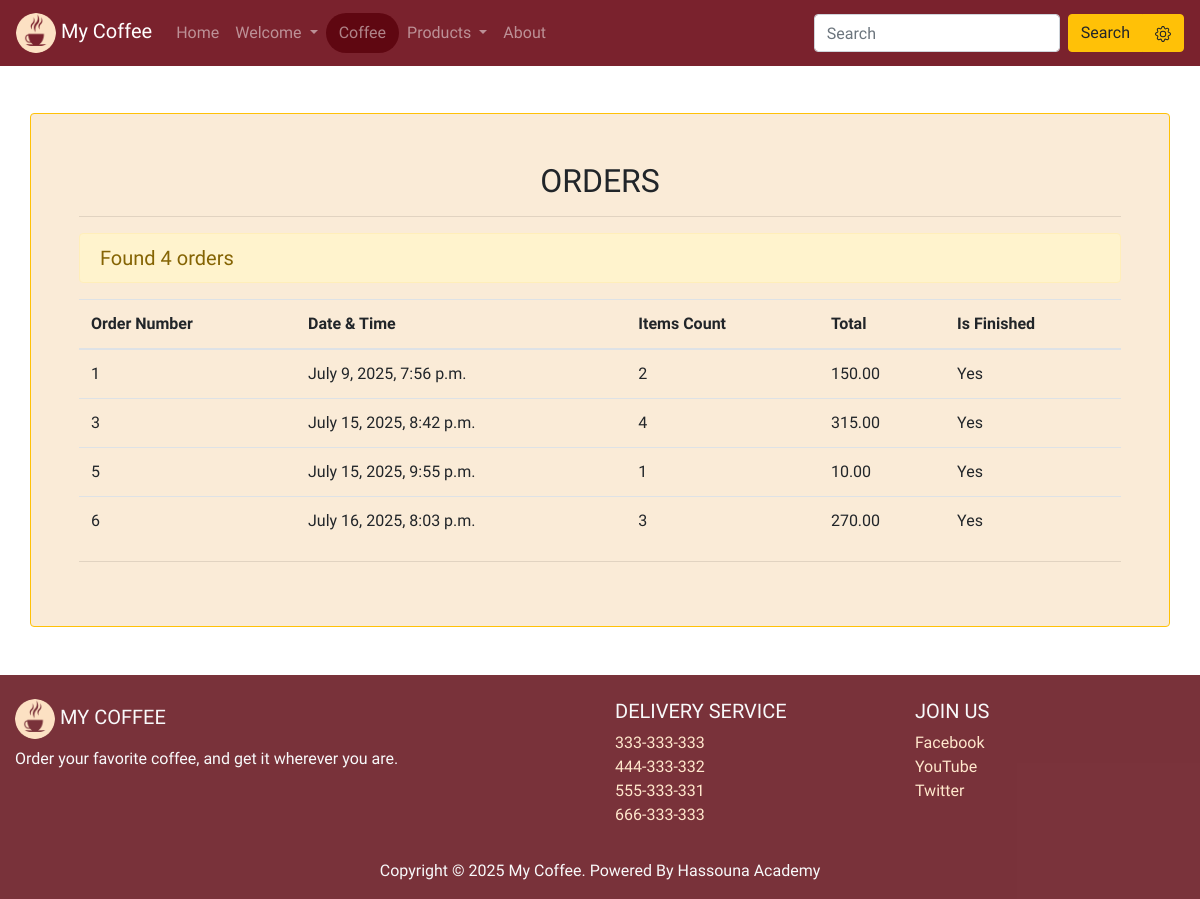
Page /orders/show_orders (signed in) on the committed database.
### orders/models.py (models this page shows, shortened)
class Order(models.Model):
    user = models.ForeignKey(User, on_delete=models.CASCADE)
    order_date = models.DateTimeField()
    details = models.ManyToManyField(Product, through='OrderDeatails')
    is_finished = models.BooleanField()
    total = 0
    items_count = 0

### orders/views.py (the view)
# urls.py: path('show_orders', views.show_orders, name='show_orders'),
def show_orders(request):
    context = None
    all_orders = None
    if request.user.is_authenticated and not request.user.is_anonymous:
        all_orders = Order.objects.all().filter(user=request.user)
        if all_orders:
            for x in all_orders:
                order = Order.objects.get(id=x.id)
                orderdetails = OrderDeatails.objects.all().filter(order = order)
                total = 0
                for sub in orderdetails:
                    total += sub.price * sub.quantity
                x.total = total
                x.items_count = orderdetails.count
    context = {'all_orders':all_orders}
    return render(request, 'orders/show_orders.html', context)

### templates/orders/show_orders.html
{% extends 'base.html' %}
{% block content %}
<div class="my-form container p-5 my-5 rounded border border-warning">
    <h2 class="text-center">ORDERS</h2>
        <hr>
        {% if not request.user.is_authenticated and request.user.is_anonymous %}
        <h5 class="alert alert-warning">
          You must be
          <a href="{% url 'signin' %}" class="text-dark">Log in</a>
        </h5>
        {% elif all_orders %}
            {% if all_orders.count > 0 %}
            <h5 class="alert alert-warning">
              Found {{all_orders.count}} orders
            </h5>
                <table class="table table-hover">
                <thead>
                  <tr>
                    <th scope="col">Order Number</th>
                    <th scope="col">Date & Time</th>
                    <th scope="col">Items Count</th>
                    <th scope="col">Total</th>
                    <th scope="col">Is Finished</th>
                  </tr>
                </thead>
                <tbody>
            {% endif %}
            {% for order in all_orders %}
             <tr>
              <td>{{order.id}}</td>
              <td>{{order.order_date}}</td>
              <td>{{order.items_count}}</td>
              <td>{{order.total}}</td>
              <td>
                {% if order.is_finished == True %}
                Yes
                {% else %}
                No
                {% endif %}
              </td>
              </tr>
            {% endfor %}
            {% if all_orders.count > 1 %}
            </tbody>
            </table>
            {% endif %}
        {% else %}
        <h5 class="alert alert-warning">
          No orders here
          <a href="{% url 'products' %}" class="text-dark">All products</a>
        </h5>
        {% endif %}
         <hr>
</div>
{% endblock %}

### mycoffee/static/css/style.css (style rules this page uses)
html, body { height: 100%; width: 100%; }
body { font-family: 'Merienda', cursive; padding-top:65px; }
.my-form { background-color: antiquewhite; }

### rows in the picture
Order: id "1", order_date "July 9, 2025, 7:56 p.m.", items_count "2", total "150.00", is_finished "Yes"
Order: id "3", order_date "July 15, 2025, 8:42 p.m.", items_count "4", total "315.00", is_finished "Yes"
Order: id "5", order_date "July 15, 2025, 9:55 p.m.", items_count "1", total "10.00", is_finished "Yes"
Order: id "6", order_date "July 16, 2025, 8:03 p.m.", items_count "3", total "270.00", is_finished "Yes"

### other values in the picture
{{ all_orders.count }} "4"
